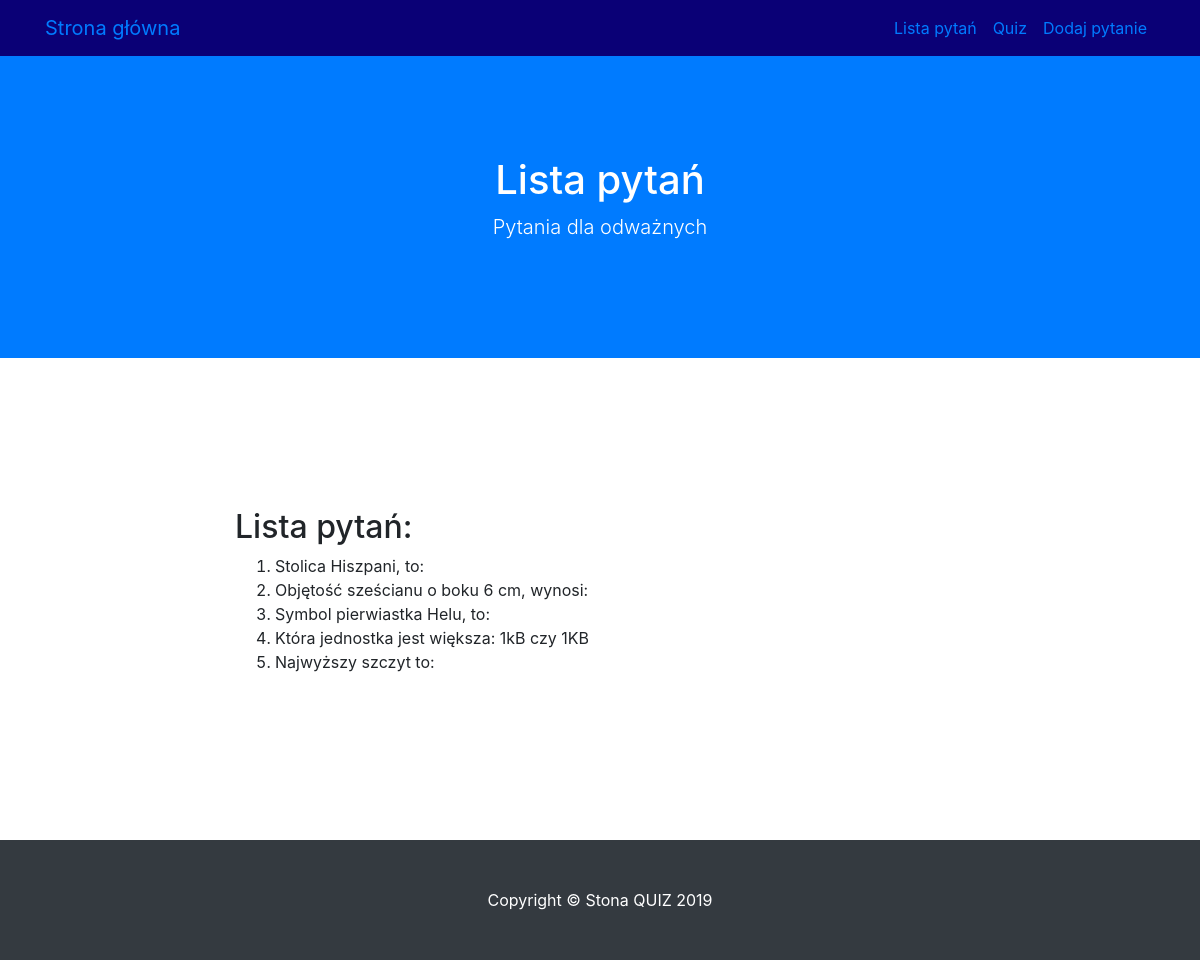
The app's page /lista, older data.
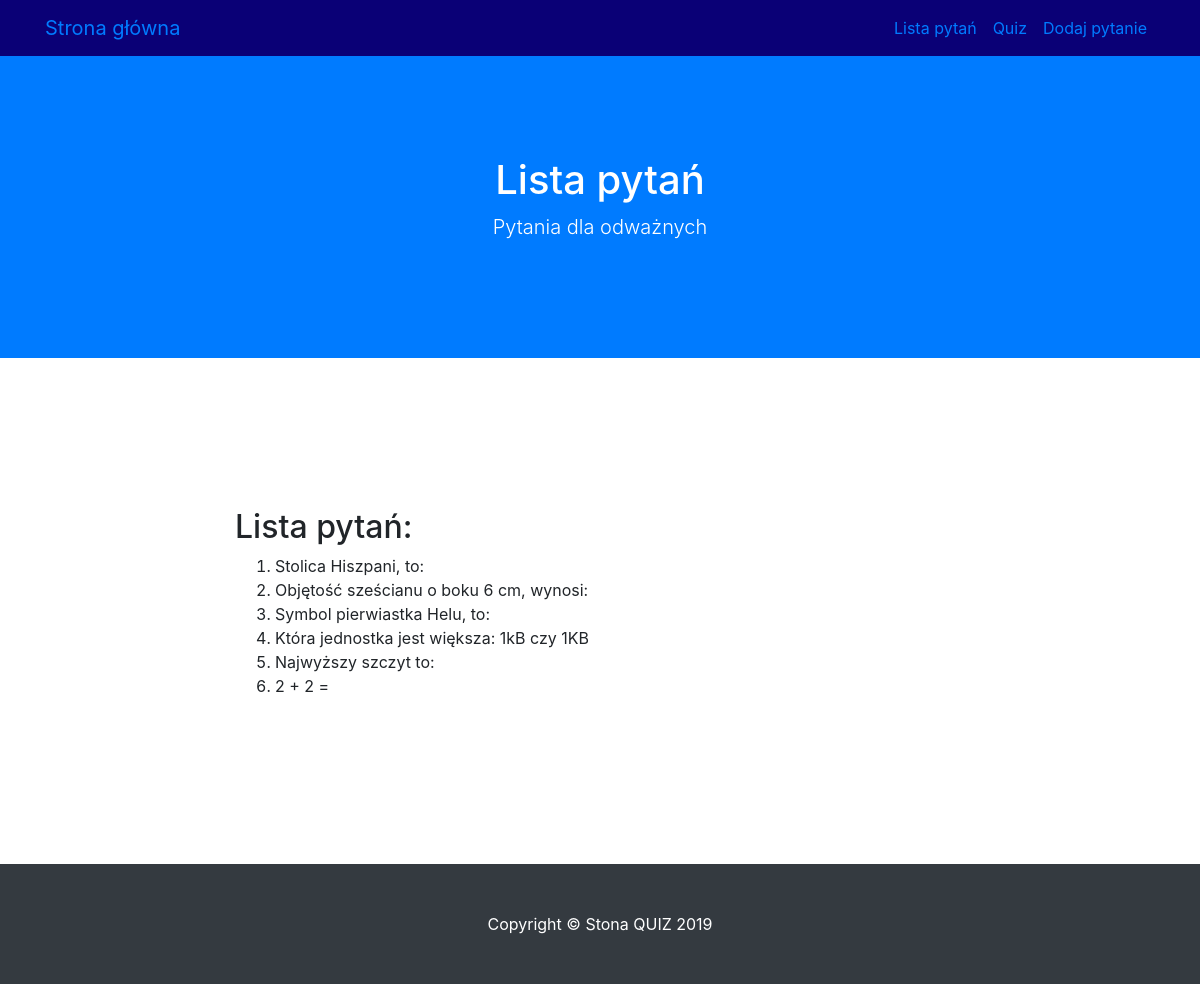
The same page, newer data.
### modele.py (models this page shows)
class BazaModel(Model):
    class Meta:
        database = baza

class Pytanie(BazaModel):
    pytanie = CharField(null=False)
    kategoria = ForeignKeyField(Kategoria, related_name='pytania')

### views.py (the view)
@app.route('/lista')
def lista():
    pytania = Pytanie.select().join(Odpowiedz).distinct().order_by(Pytanie.id)
    return render_template('lista.html', query = pytania)

### app.py (called while the page is built)
@app.before_request
def before_request():
    g.db = baza
    g.db.connect(reuse_if_open=True)

@app.after_request
def after_request(response):
    g.db.close()
    return response

### templates/lista.html (shortened to what this page needs)
{% extends "szablon.html" %}
{% block h1 %} Lista pytań {% endblock %}
{% block tresc %}
    <h2>Lista pytań: </h2>
    <ol>
        {% for p in query %}
            <li> {{ p.pytanie }} </li>
        {% endfor %}
    </ol>
{% endblock %}

Row changes from the older to the newer data that the page shows:
added Pytanie: pytanie "2 + 2 ="
